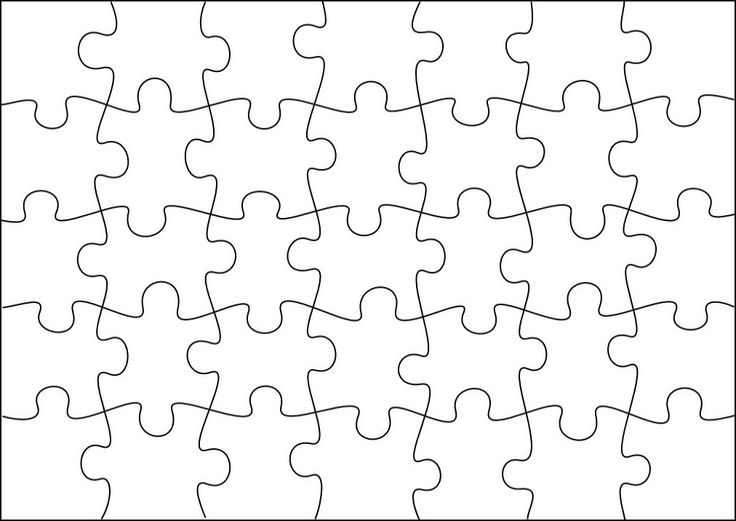
#> input picture puzzle.jpg, 736 x 521 px, found by its file name
$ jupyter execute --allow-errors puzzle.ipynb   (Python 2 division)
#> lines starting #> are read from the running program, lines starting #| are printed output that depends on the picture; after the words box and inside, x2 and y2 are one past the last pixel; in counts of white or black regions, pixels touching at a corner belong together
[cell 1]
import cv2
import numpy as np

### Produce puzzle pieces from full puzzle ###

# Load the complete puzzle
puzzle_original = cv2.imread('C:\\Users\\user\\Desktop\\resume\\OpenCV\\puzzle.jpg')
#> puzzle_original is the input picture: shape (521, 736, 3); min 0, max 255, mean 243.1
ret,puzzle_thresh = cv2.threshold(puzzle_original, 200, 255, cv2.THRESH_BINARY)
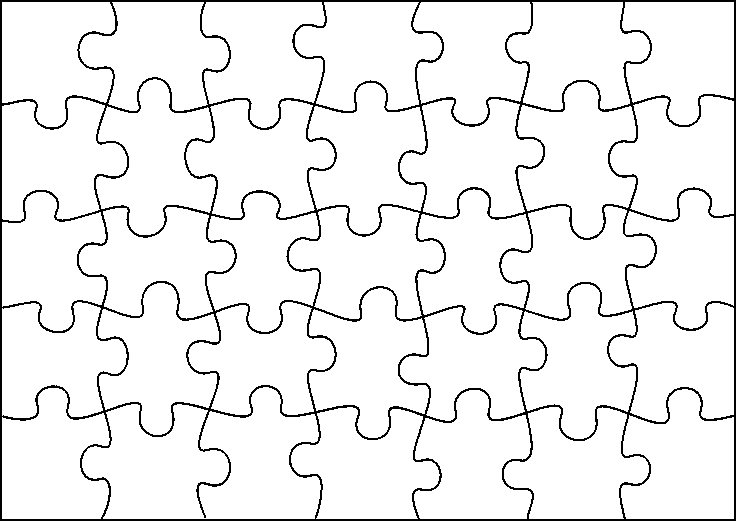
#> puzzle_thresh: shape (521, 736, 3); 93.7% white; black in thin lines or dots

kernel = np.ones((1,1), np.uint8)
puzzle_thickline = cv2.erode(puzzle_thresh, kernel, iterations = 1)
puzzle_gray = cv2.cvtColor(puzzle_thickline,cv2.COLOR_BGR2GRAY)
#> puzzle_gray: shape (521, 736); 93.7% white; black in thin lines or dots
cv2.line(puzzle_gray, (734,0), (734,521), (0,0,0), 2)
cv2.line(puzzle_gray, (0,519), (736,519), (0,0,0), 2)
#> puzzle_gray: shape (521, 736); 93.4% white; 1 black region
contours, hierarchy = cv2.findContours(puzzle_gray, cv2.RETR_EXTERNAL, cv2.CHAIN_APPROX_NONE)
#> contours = 35 contours; largest, box (x1, y1, x2, y2) and area: (517, 82, 636, 238) 10914, (82, 404, 229, 518) 10602, (621, 389, 733, 518) 10548, (291, 407, 440, 518) 10532, (308, 83, 426, 234) 10529

print("Number of Contours found = " + str(len(contours)))
#| Number of Contours found = 35
print puzzle_original.shape
#| (521, 736, 3)

for i in range(len(contours)):
    image = np.zeros((521,736,3), np.uint8)
    image[:] = (255,255,255)
    cv2.drawContours(image, contours, i, (0,0,0), -1)
    file = "C:\\Users\\user\\Desktop\\resume\\OpenCV\\puzzle_piece_cheat" + str(i) + ".jpg"
    cv2.imwrite(file, image)
    a = c = contours[i][1][0][0] #a is right boarder, c is left boarder
    b = d = contours[i][1][0][1] #b is top, d is bottom
    for j in range(len(contours[i])):
        if contours[i][j][0][0] > a:
            a = contours[i][j][0][0]
        if contours[i][j][0][0] < c:
            c = contours[i][j][0][0]
        if contours[i][j][0][1] > b:
            b = contours[i][j][0][1]
        if contours[i][j][0][1] < d:
            d = contours[i][j][0][1]
    image = image[d:b , c:a]
    file = "C:\\Users\\user\\Desktop\\resume\\OpenCV\\puzzle_piece" + str(i) + ".jpg"
    cv2.imwrite(file, image)
#> this loop made 35 passes
#> pass 1, `cv2.imwrite(file, image)`:
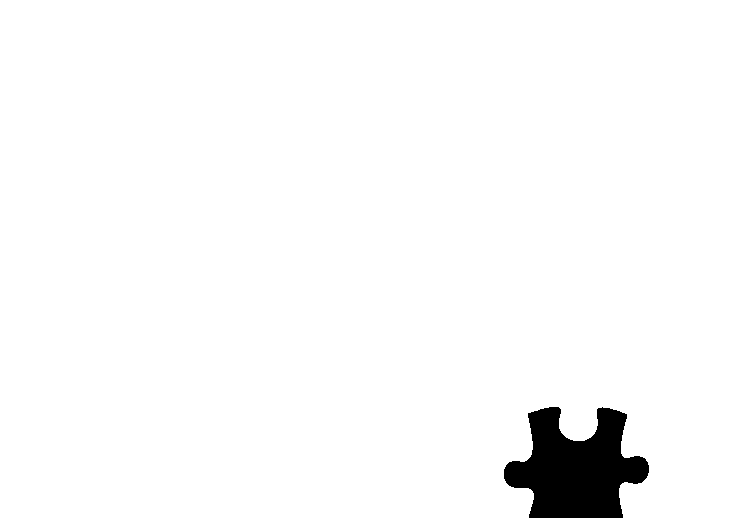
#> saved as puzzle_piece_cheat0.jpg: shape (521, 736, 3); 97.4% white; 1 black region, box (x1, y1, x2, y2) and area: (504, 407, 649, 518) 10134
#> after the loop: image: shape (124, 112, 3); 26% white; 3 white regions, box (x1, y1, x2, y2) and area: (58, 29, 112, 124) 2679, (0, 97, 42, 124) 902, (108, 0, 112, 10) 23


### Solve puzzle again from pieces ###

x = 10
y = 10
blank_page = np.zeros((800,1300,3), np.uint8)
blank_page[:] = (255,255,255)
for i in range(35):
    a_piece = cv2.imread('C:\\Users\\user\\Desktop\\resume\\OpenCV\\puzzle_piece'+str(i)+'.jpg')
#> a_piece: shape (110, 144, 3); min 0, max 255, mean 93.5
    blank_page[y:y+a_piece.shape[0], x:x+a_piece.shape[1]] = a_piece
    x+=a_piece.shape[1]+5
#> x = 159
    if x > 1100:
        x = 10
        y += 200
#blank page have all the pieces
file = "C:\\Users\\user\\Desktop\\resume\\OpenCV\\blank_page.jpg"
cv2.imwrite(file, blank_page)

#test piece 4
##need to find the corner

piece4 = cv2.imread('C:\\Users\\user\\Desktop\\resume\\OpenCV\\puzzle_piece4.jpg')
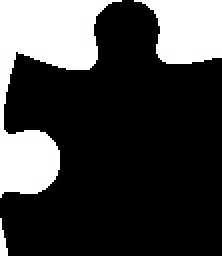
#> piece4: shape (128, 111, 3) (shown 2 times larger); min 0, max 255, mean 65
template = np.zeros((10+piece4.shape[0]/3,piece4.shape[1]-10,3), np.uint8)
template[:] = (255,255,255)
template[10:10 + piece4.shape[0]/3, 0:piece4.shape[1]-10] = piece4[0:piece4.shape[0]/3, 10:piece4.shape[1]]
ret,template = cv2.threshold(template, 127, 255, cv2.THRESH_BINARY_INV)
#> template: shape (52, 101, 3); 36.9% white; 1 white region, box (x1, y1, x2, y2) and area: (0, 10, 101, 52) 1940
cv2.imshow('the template', template)
cv2.waitKey(0)

###match template
# Load input image and convert to grayscale
image = blank_page
cv2.imshow('Where is Waldo?', image)
cv2.waitKey(0)
gray = cv2.cvtColor(image, cv2.COLOR_BGR2GRAY)

# Load Template image
template = cv2.cvtColor(template, cv2.COLOR_BGR2GRAY)

result = cv2.matchTemplate(gray, template, cv2.TM_CCOEFF)
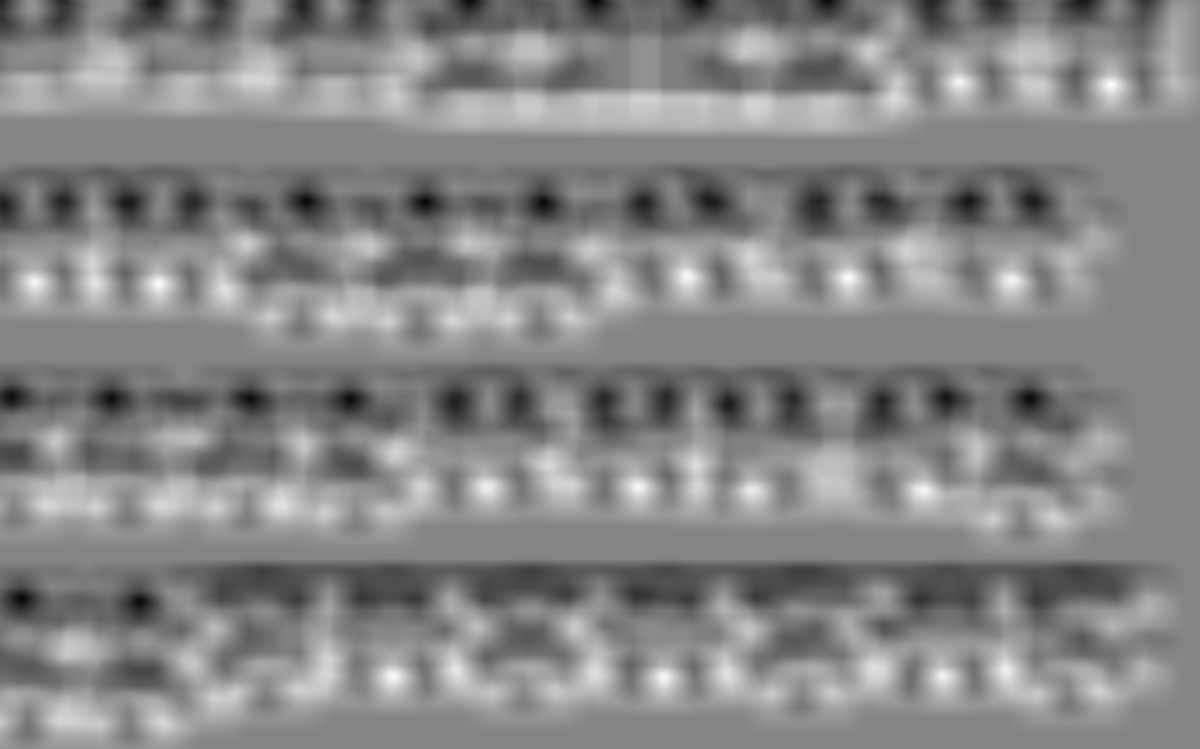
#> result: shape (749, 1200) float32; min -79436544, max 72870984, mean 679536; drawn with min black and max white
min_val, max_val, min_loc, max_loc = cv2.minMaxLoc(result)
#> min_val = -79436544; max_val = 72870984; min_loc = (595, 0); max_loc = (1110, 84)

#Create Bounding Box
top_left = max_loc
#> top_left = (1110, 84)
bottom_right = (top_left[0] + 50, top_left[1] + 50)
#> bottom_right = (1160, 134)
cv2.rectangle(image, top_left, bottom_right, (0,0,255), 5)
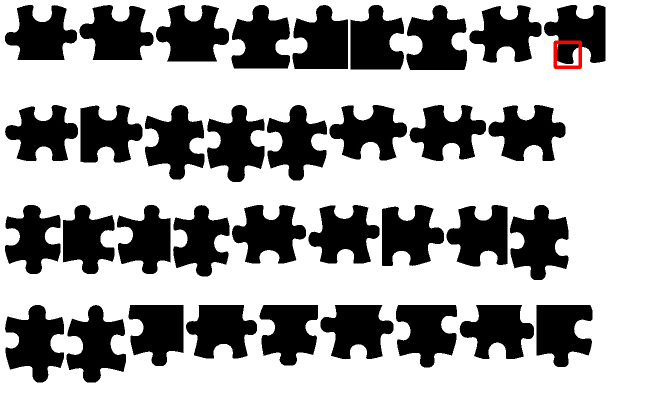
#> image: shape (800, 1300, 3) (shown at 1/2 size); mean B, G, R 167.4, 167.4, 167.7

cv2.imshow('result', image)
cv2.waitKey(0)
cv2.destroyAllWindows()

#> (a cell that did not finish here is left out)

[cell 3]
###  TEST CASE FOR SEARCH ALGORITHM! ###
### fail ###

import cv2
import numpy as np
x = 10
y = 10
blank_page = np.zeros((1500,1500,3), np.uint8)
blank_page[:] = (255,255,255)
for i in range(35):
    a_piece = cv2.imread('C:\\Users\\user\\Desktop\\resume\\OpenCV\\puzzle_piece'+str(i)+'.jpg')
    blank_page[y:y+a_piece.shape[0], x:x+a_piece.shape[1]] = a_piece
#> blank_page: shape (1500, 1500, 3)
    x+=a_piece.shape[1]+5
#> x = 159
    if x > 1200:
        x = 10
        y += 200
gray = cv2.cvtColor(blank_page, cv2.COLOR_BGR2GRAY)
#> gray: shape (1500, 1500)
#> blank_page: shape (1500, 1500, 3); min 0, max 255, mean 214.6
template = cv2.imread('C:\\Users\\user\\Desktop\\resume\\OpenCV\\puzzle_piece2.jpg',0)
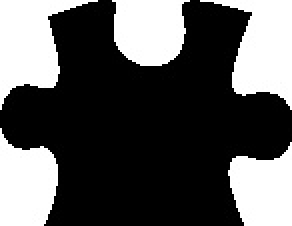
#> template: shape (113, 146) (shown 2 times larger); min 0, max 255, mean 88.7
result = cv2.matchTemplate(gray, template, cv2.TM_CCOEFF)
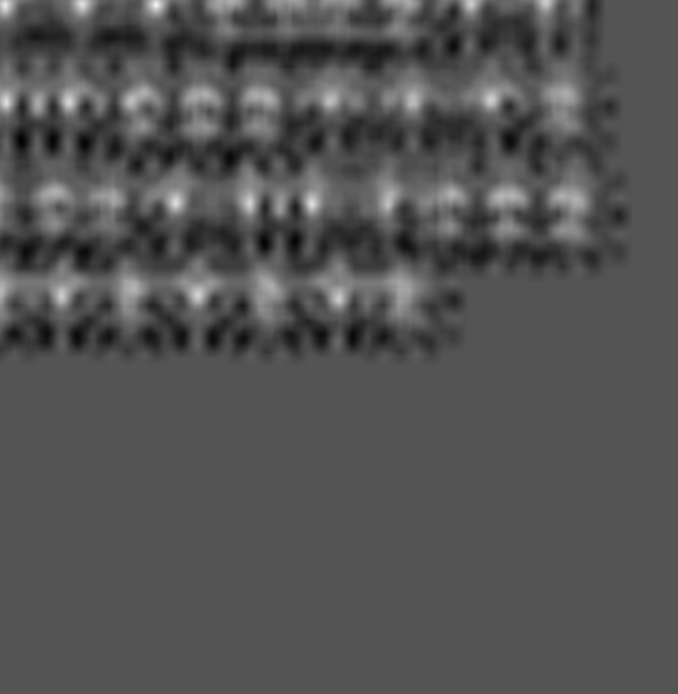
#> result: shape (1388, 1355) float32 (shown at 1/2 size); min -121176696, max 242681200, mean -1061151.5; drawn with min black and max white
min_val, max_val, min_loc, max_loc = cv2.minMaxLoc(result)
#> min_val = -121176696; max_val = 242681200; min_loc = (42, 278); max_loc = (312, 10)
top_left = max_loc
#> top_left = (312, 10)
blank_page[top_left[1]:top_left[1]+template.shape[0], top_left[0]:top_left[0] + template.shape[1]] = (255,255,255)
#> blank_page: shape (1500, 1500, 3); min 0, max 255, mean 215.8

## now find the piece!
template = cv2.imread('C:\\Users\\user\\Desktop\\resume\\OpenCV\\puzzle_piece2.jpg',0)
template = template[0:template.shape[0]/3, 35:template.shape[1]-35]
#> template: shape (37, 76)
cv2.imshow('feature?', template)
cv2.waitKey(0)
gray2 = cv2.cvtColor(blank_page, cv2.COLOR_BGR2GRAY)
result2 = cv2.matchTemplate(gray2, template, cv2.TM_CCOEFF)
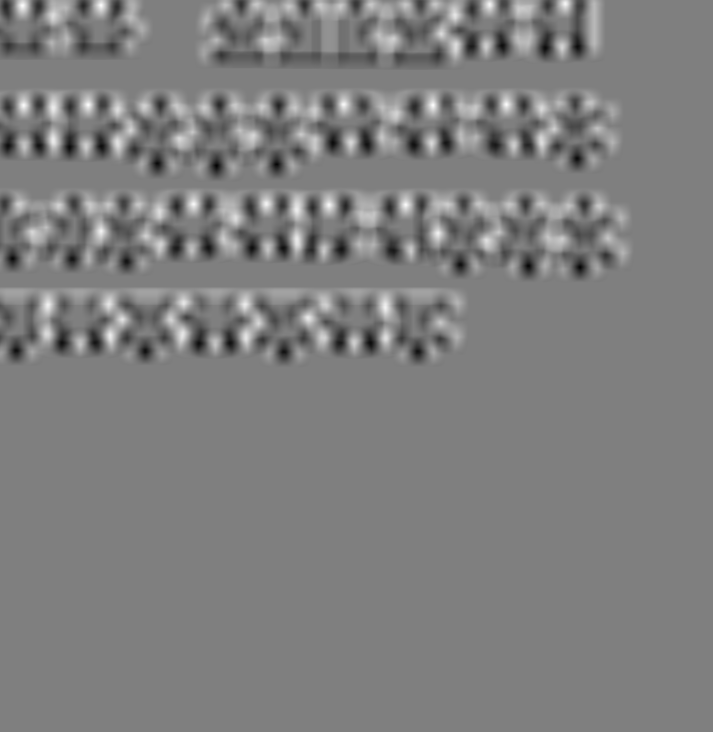
#> result2: shape (1464, 1425) float32 (shown at 1/2 size); min -40444184, max 40729432, mean -66606.3; drawn with min black and max white
min_val, max_val, min_loc, max_loc = cv2.minMaxLoc(result2)
#> min_val = -40444184; max_val = 40729432; min_loc = (433, 331); max_loc = (866, 210)
top_left = max_loc
#> top_left = (866, 210)
blank_page[top_left[1]:top_left[1]+template.shape[0], top_left[0]:top_left[0] + template.shape[1]] = (0,255,255)
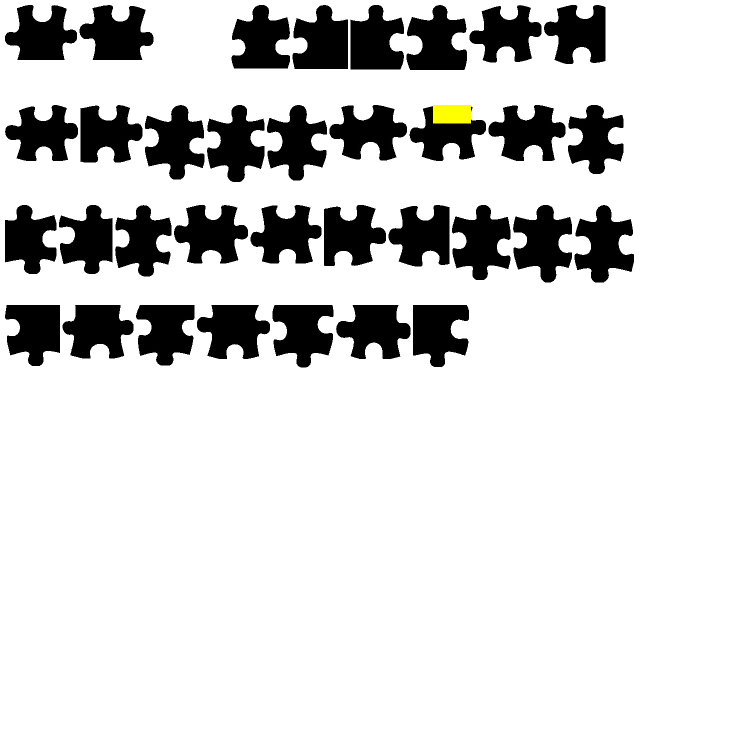
#> blank_page: shape (1500, 1500, 3) (shown at 1/2 size); mean B, G, R 215.7, 216, 216

cv2.imshow('Where is Waldo?', blank_page)
cv2.waitKey(0)
cv2.destroyAllWindows()

[cell 4]
import cv2
import numpy as np

###find contours in the complete puzzle

# Load the complete puzzle
puzzle_original = cv2.imread('C:\\Users\\user\\Desktop\\resume\\OpenCV\\puzzle.jpg')
ret,puzzle_thresh = cv2.threshold(puzzle_original, 200, 255, cv2.THRESH_BINARY)

kernel = np.ones((1,1), np.uint8)
puzzle_thickline = cv2.erode(puzzle_thresh, kernel, iterations = 4)
puzzle_gray = cv2.cvtColor(puzzle_thickline,cv2.COLOR_BGR2GRAY)
cv2.line(puzzle_gray, (734,0), (734,521), (0,0,0), 2)
cv2.line(puzzle_gray, (0,519), (736,519), (0,0,0), 2)
contours, hierarchy = cv2.findContours(puzzle_gray, cv2.RETR_EXTERNAL, cv2.CHAIN_APPROX_NONE)

print contours[1][1][0][1]
#| 408
i=1
a = c = contours[i][1][0][0] #a is right boarder, c is left boarder
#> a = 346; c = 346
b = d = contours[i][1][0][1] #b is top, d is bottom
#> b = 408; d = 408
for j in range(len(contours[1])):
    if contours[i][j][0][0] > a:
        a = contours[i][j][0][0]
    if contours[i][j][0][0] < c:
        c = contours[i][j][0][0]
    if contours[i][j][0][1] > b:
        b = contours[i][j][0][1]
    if contours[i][j][0][1] < d:
        d = contours[i][j][0][1]
#> this loop made 524 passes
#> (a, d) on pass 1: (347, 407)
#> c on passes 3 to 8: 345, 344, 343, 342, 341, 340
#> after the loop, a = 439; b = 517; c = 291; d = 407
image = np.zeros((521,736,3), np.uint8)
image[:] = (255,255,255)
print a,b,c,d
#| 439 517 291 407
cv2.drawContours(image, contours, 1, (0,0,0), 3)
#> image: shape (521, 736, 3); 99.3% white; 1 black region, box (x1, y1, x2, y2) and area: (289, 405, 442, 520) 2605
image = image[d:b, c:a]
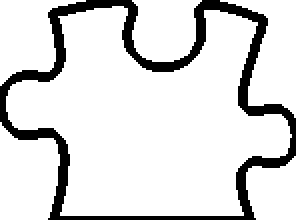
#> image: shape (110, 148, 3) (shown 2 times larger); 86.4% white; 1 black region, box (x1, y1, x2, y2) and area: (0, 0, 148, 110) 2222
cv2.imshow('test', image)
cv2.waitKey(0)
#> Out = 27
